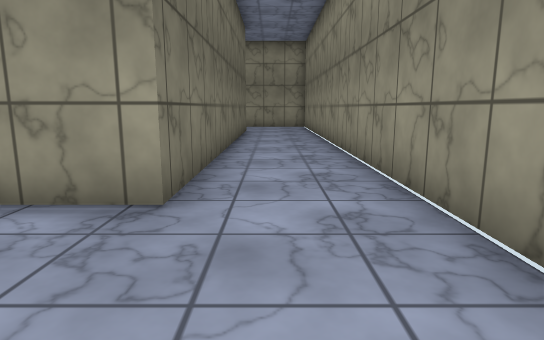
[1] (above)

24 first-person views from a walk through a Unity game level. The camera is 1.2 m above the floor, tilts 10° down and sees 75° across. The floor is counted in squares, 1 m on a side. Each view is taken from the middle of a square. On the plan, view 1 faces up. The plan holds only what a view shows up to about 14 squares ahead; the rest is blank. The place goes on beyond the plan. The player is left out. Surface patterns are stand-ins for the level's own textures.

[2]
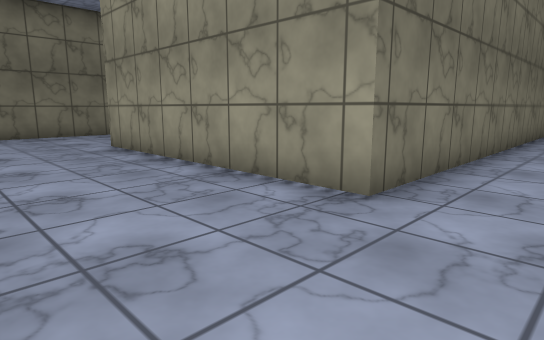

[3]
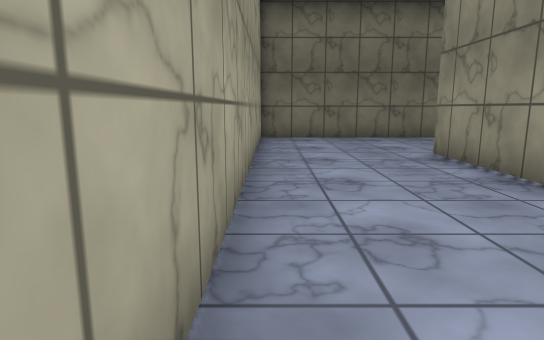

[4]
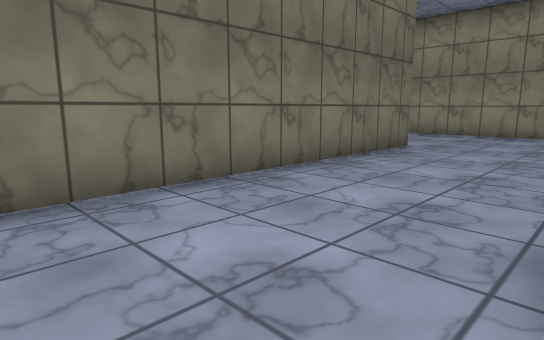

[5]
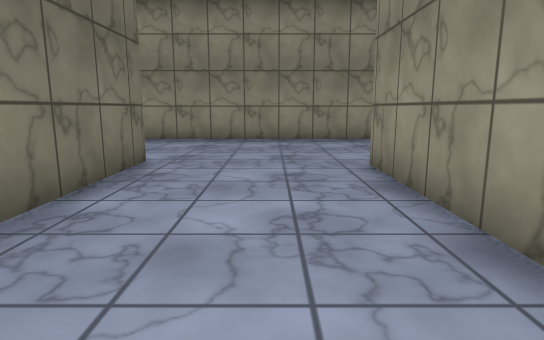

[6]
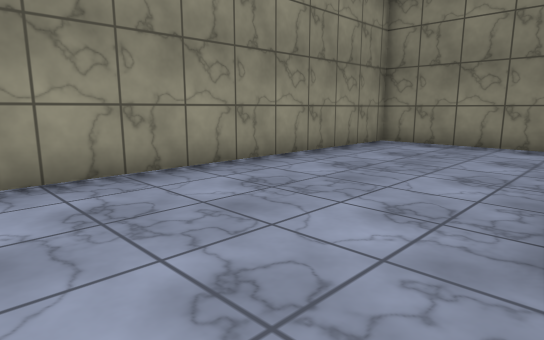

[7]
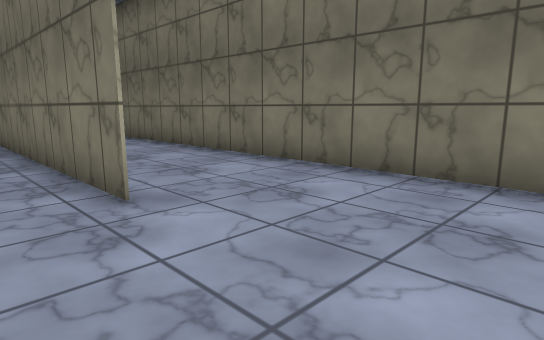

[8]
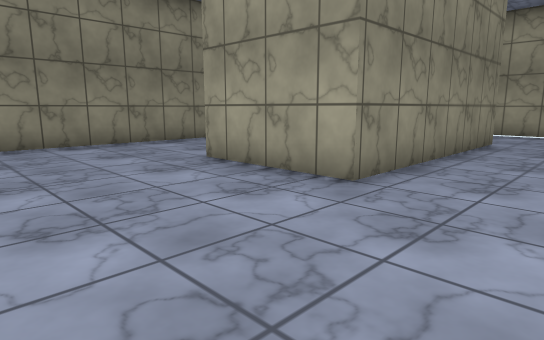

[9]
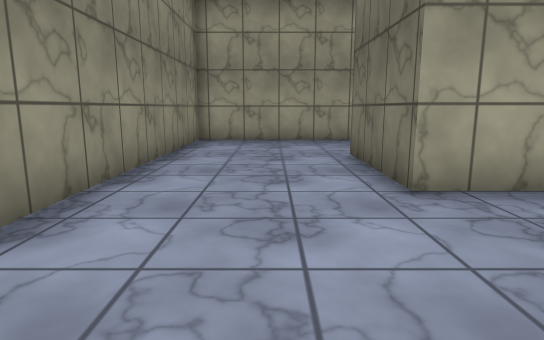

[10]
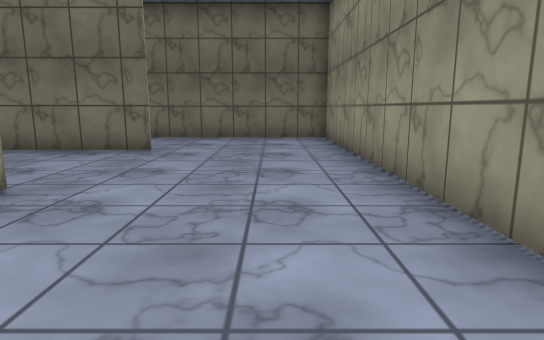

[11]
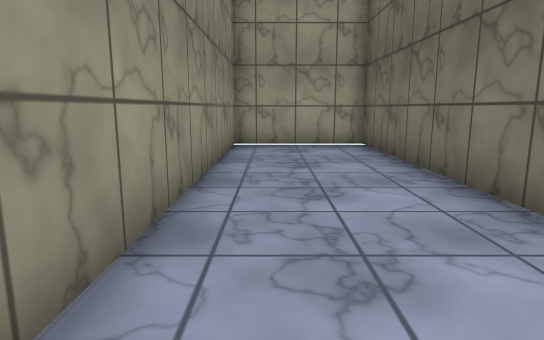

[12]
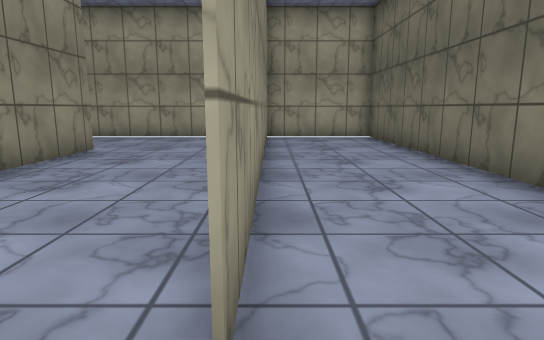

[13]
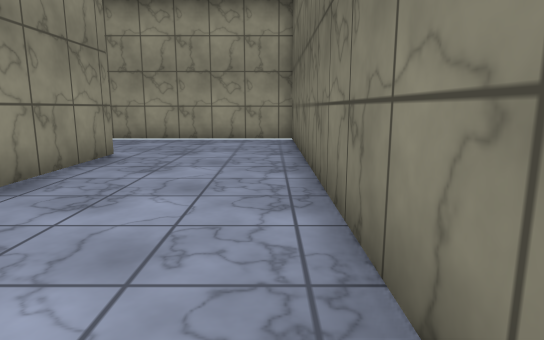

[14]
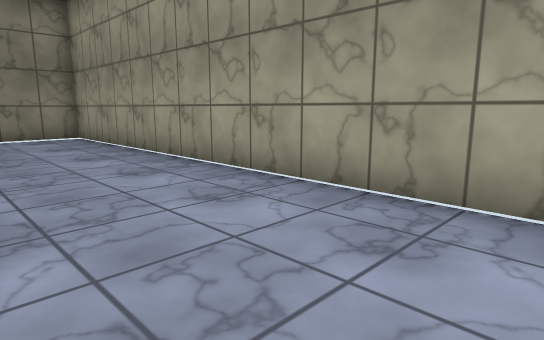

[15]
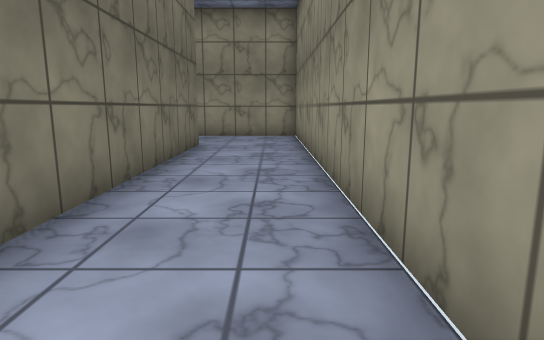

[16]
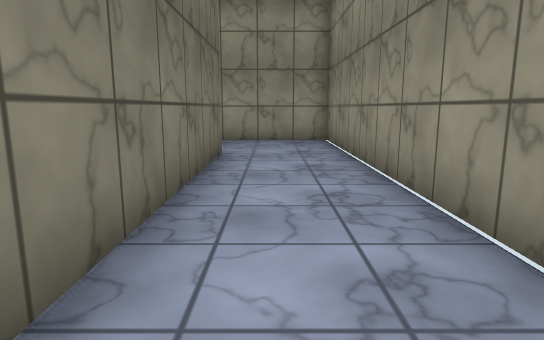

[17]
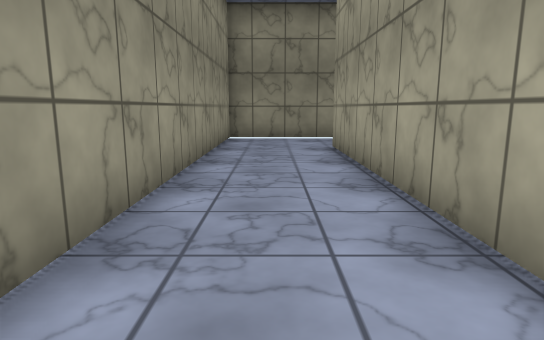

[18]
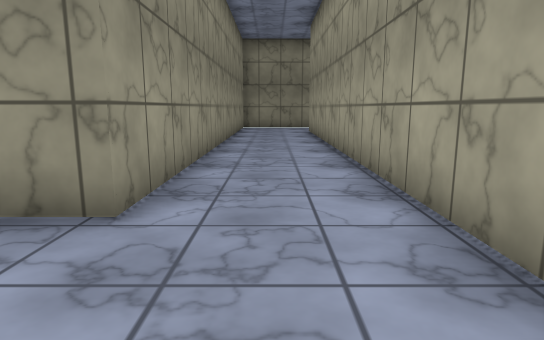

[19]
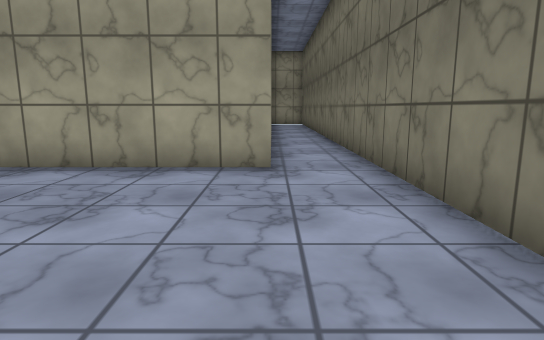

[20]
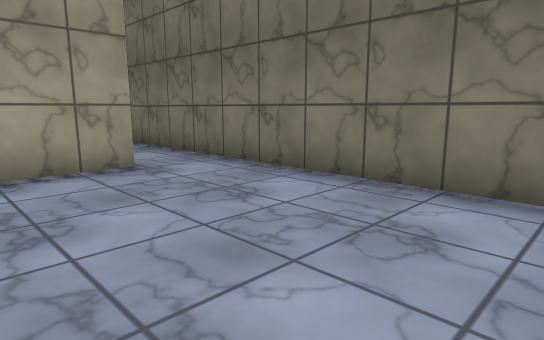

[21]
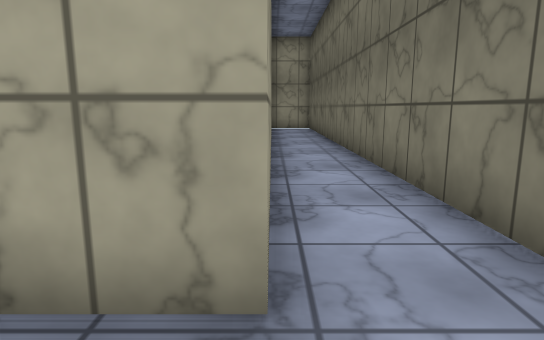

[22]
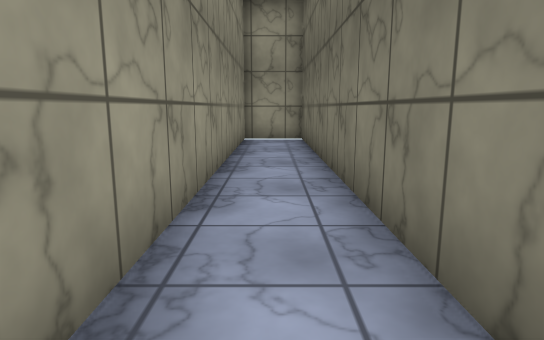

[23]
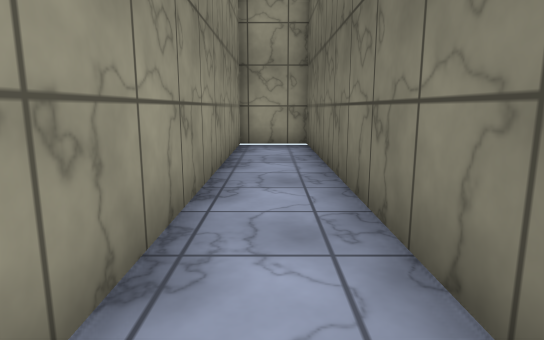

[24]
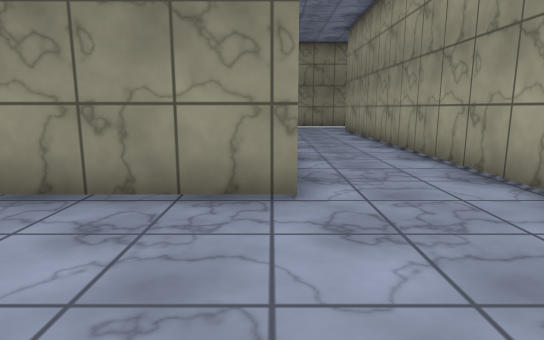

### Floor plan
Points are (right, up) in squares from view 1. A wall is a line through its corners. A room is listed if a view was taken in it or the views show most of it. See-through windows are left out.
Room 1 (views 1, 2, 3, 4, 5, 6, 7, 8, 9, 10, 11, 12, 13, 14, 15, 16)
walls: (-6.9, 4.2) (-1.4, 4.2) (-1.4, 18.1) (-18.9, 18.1) (-18.9, -0.5); (-14.7, 12.7) (-14.7, -0.5); (-14.8, -0.5) (-14.8, 12.7); (-1.3, 18.2) (-1.3, 4.1) (-10, 4.1) (-10, 12.2) (-6, 12.2) (-6, 8.1); (-19.1, -0.4) (2, -0.4) (2, 19.5)
ways out: opening at (0.5, 18.5) to room 2
Room 2 (views 17, 18, 19, 20, 21, 22, 23, 24)
walls: (-19, 14) (-19, 18.2) (-1.3, 18.2); (-21.1, 24.5) (-21.1, -0.4) (-19.1, -0.4); (2, 19.5) (2, 21.7) (-15.4, 21.7) (-15.4, 25.5); (-19, -0.4) (-19, 11.9)
ways out: opening at (0.5, 18.5) to room 1

Where each view was taken, in squares from view 1:
view 1: 0 up, 0 right, facing up
view 2: 0 up, 1 right, facing up-left
view 3: 0 up, 1 left, facing left
view 4: 2 up, 10 left, facing up-left
view 5: 5 up, 12 left, facing up
view 6: 12 up, 13 left, facing up-right
view 7: 17 up, 13 left, facing down-left
view 8: 17 up, 13 left, facing down-right
view 9: 17 up, 4 left, facing down
view 10: 16 up, 5 left, facing left
view 11: 11 up, 16 left, facing down
view 12: 14 up, 15 left, facing down
view 13: 13 up, 14 left, facing down
view 14: 4 up, 13 left, facing down-right
view 15: 7 up, 1 right, facing up
view 16: 9 up, 0 right, facing up
view 17: 20 up, 12 left, facing right
view 18: 20 up, 19 left, facing right
view 19: 25 up, 19 left, facing down
view 20: 25 up, 16 left, facing down-left
view 21: 20 up, 19 left, facing down
view 22: 13 up, 20 left, facing down
view 23: 11 up, 20 left, facing down
view 24: 22 up, 20 left, facing right
